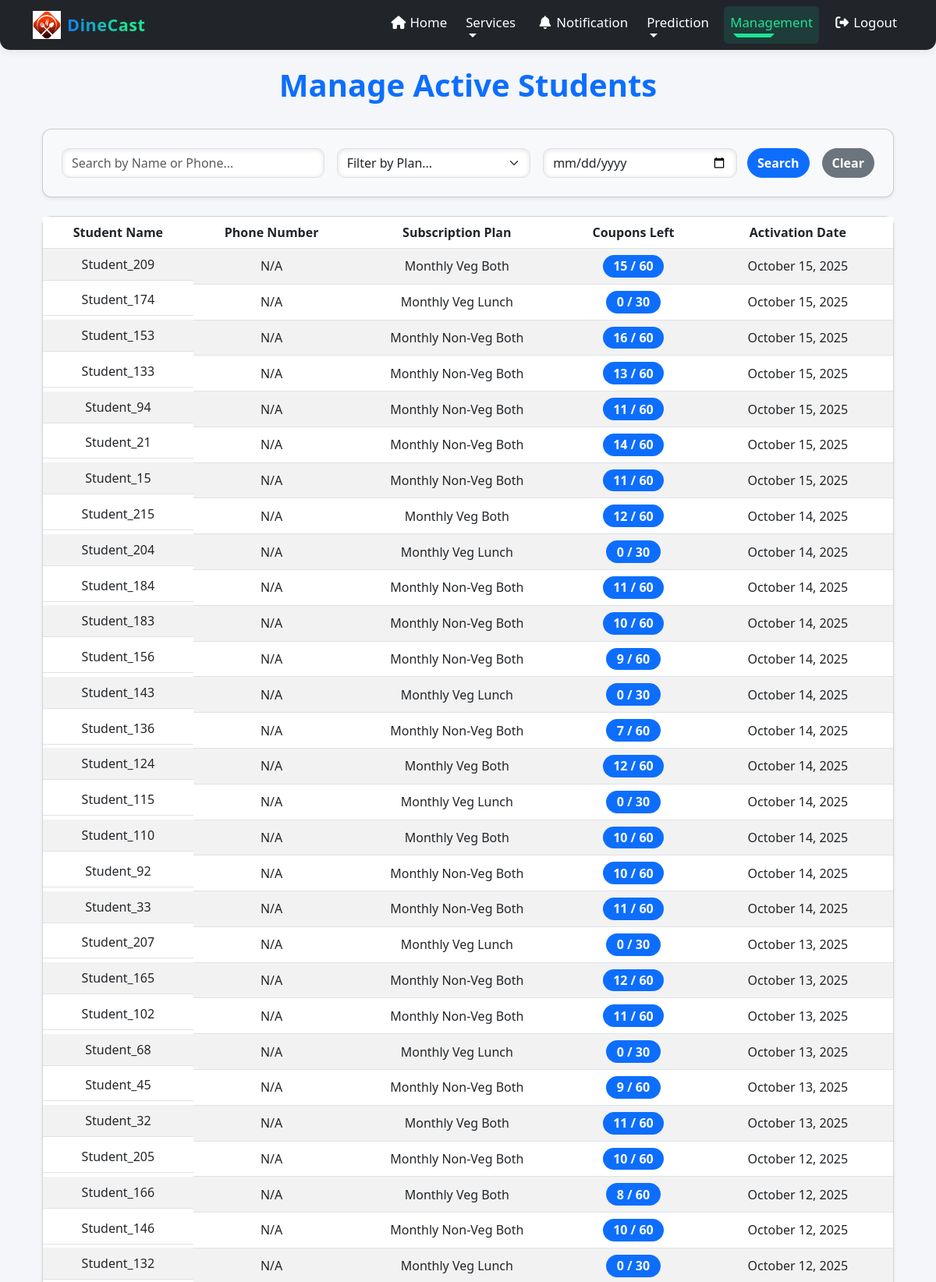
Screenshot of /provider/manage-students/ (signed in, upper part) with the database file from the repository.
### student/models.py (models this page shows, shortened)
class ActiveSubscription(models.Model):
    student_profile = models.ForeignKey(StudentProfile, on_delete=models.CASCADE, related_name="active_subscriptions")
    student = models.ForeignKey(
        settings.AUTH_USER_MODEL,
        on_delete=models.CASCADE,
        limit_choices_to={'role': 'STUDENT'},
        related_name="active_subscriptions",
        null=True, # To allow for data migration
    )
    mess_plan = models.ForeignKey(MessPlan, on_delete=models.CASCADE, related_name="active_subscriptions")
    provider= models.ForeignKey(
        settings.AUTH_USER_MODEL,
        on_delete=models.CASCADE,
        limit_choices_to={'role': 'PROVIDER'},
        null=True, # To allow for data migration
        related_name="student_subscriptions"
    )
    activation_date = models.DateTimeField(default=timezone.now)
    remaining_coupons = models.PositiveIntegerField()
    total_coupons = models.PositiveIntegerField()
    is_active = models.BooleanField(default=True) # To easily deactivate subscriptions

### accounts/models.py (models this page shows, shortened)
class User(AbstractUser):
    class Role(models.TextChoices):
        STUDENT = "STUDENT", _("Student")
        PROVIDER = "PROVIDER", _("Mess Provider")
    role = models.CharField(
        max_length=20,
        choices=Role.choices,
        default=Role.STUDENT
    )
    phone = models.CharField(max_length=15, unique=True, null=True, blank=True)
    email = models.EmailField(unique=True, null=True, blank=True)
    unique_id = models.CharField(max_length=20, unique=True, editable=False, null=True, blank=True)
    is_email_verified = models.BooleanField(default=False)

### provider/models.py (models this page shows, shortened)
class MessPlan(models.Model):
    class PlanType(models.TextChoices):
        MONTHLY = "MONTHLY", "Monthly"
        YEARLY = "YEARLY", "Yearly"
        ONE_TIME = "ONE_TIME", "One-Time"
    class MealType(models.TextChoices):
        LUNCH = "LUNCH", "Lunch"
        DINNER = "DINNER", "Dinner"
        BOTH = "BOTH", "Lunch & Dinner"
    class ServiceType(models.TextChoices):
        DINING = "DINING", "Dining"
        TIFFIN = "TIFFIN", "Tiffin"
        BOTH = "BOTH", "Both"
    class MessType(models.TextChoices):
        VEG = "VEG", "Veg"
        NON_VEG = "NON-VEG", "Non-Veg"
        BOTH = "BOTH", "Both"
    provider = models.ForeignKey(
        settings.AUTH_USER_MODEL,
        on_delete=models.CASCADE,
        limit_choices_to={'role': 'PROVIDER'},
        related_name="mess_plans"
    )
    plan_name = models.CharField(max_length=100)
    plan_type = models.CharField(max_length=20, choices=PlanType.choices)
    meal_type = models.CharField(max_length=20, choices=MealType.choices)
    service_type = models.CharField(max_length=20, choices=ServiceType.choices)
    mess_type = models.CharField(max_length=20, choices=MessType.choices)
    coupons = models.PositiveIntegerField(help_text="Number of meals included")
    price = models.DecimalField(max_digits=8, decimal_places=2)
    description = models.TextField(blank=True)
    plan_image = models.ImageField(upload_to=plan_image_path, null=True, blank=True, default="providers/default_plan.jpg")
    created_at = models.DateTimeField(auto_now_add=True)
    updated_at = models.DateTimeField(auto_now=True)
    is_public = models.BooleanField(default=True, help_text="Check this to make the plan visible to customers.",null=True,blank=True)

### provider/decorators.py (the view)
    def wrap(request, *args, **kwargs):
        if request.user.role == 'PROVIDER':
            return function(request, *args, **kwargs)
        else:
            messages.error(request, "Access Denied: This page is for providers only.")
            return redirect('home')  # Or your main landing page URL name

### provider/templates/provider/manage_students.html (shortened to what this page needs)
{% extends 'basep.html' %}
{% block content %}
<div class="container">
  <h1>Manage Active Students</h1>
  <div class="card bg-light mb-4 shadow-sm p-4">
    <form method="GET" action="{% url 'manage_students' %}" class="row g-3 align-items-center">
      <div class="col-md-4 col-sm-12">
        <input
          type="text"
          class="form-control"
          id="name_phone"
          name="name_phone"
          placeholder="Search by Name or Phone..."
          value="{{ request.GET.name_phone }}"
          aria-label="Search by Name or Phone"
        />
      </div>
      <div class="col-md-3 col-sm-6">
        <select class="form-select" id="plan" name="plan" aria-label="Filter by Plan">
          <option value="">Filter by Plan...</option>
        </select>
      </div>
      <div class="col-md-3 col-sm-6">
        <input
          type="date"
          class="form-control"
          id="activation_date"
          name="activation_date"
          value="{{ request.GET.activation_date }}"
          aria-label="Filter by Activation Date"
        />
      </div>
      <div class="col-md-2 col-sm-12 d-grid gap-2 d-md-flex justify-content-md-end">
        <button type="submit" class="btn btn-primary me-md-2">Search</button>
        <a href="{% url 'manage_students' %}" class="btn btn-secondary">Clear</a>
      </div>
    </form>
  </div>
  <div class="card shadow-sm" style="margin-bottom: 1rem;">
    <div class="card-body p-0">
      <div class="table-responsive">
        <table class="table table-striped table-hover align-middle mb-0 text-center">
          <thead>
            <tr>
              <th>Student Name</th>
              <th>Phone Number</th>
              <th>Subscription Plan</th>
              <th>Coupons Left</th>
              <th>Activation Date</th>
            </tr>
          </thead>
          <tbody>
            {% for sub in active_subscriptions %}
            <tr onclick="window.location='/provider/students/{{ sub.student.id }}';" role="button" tabindex="0" style="user-select: none;">
              <td class="d-flex align-items-center justify-content-center gap-2">
                {{ sub.student.get_full_name|default:sub.student.username }}
              </td>
              <td>{{ sub.student.phone|default:"N/A" }}</td>
              <td>{{ sub.mess_plan.plan_name }}</td>
              <td>
                <span class="badge bg-primary rounded-pill fs-6">
                  {{ sub.remaining_coupons }} / {{ sub.total_coupons }}
                </span>
              </td>
              <td>{{ sub.activation_date|date:"F d, Y" }}</td>
            </tr>
            {% empty %}
            <tr>
              <td colspan="5" class="text-center py-5 text-muted fst-italic">
                No students found matching your search criteria.
              </td>
            </tr>
            {% endfor %}
          </tbody>
        </table>
      </div>
    </div>
  </div>
</div>
{% endblock %}

### provider/templates/basep.html (style rules this page uses)
html, body { min-height: 100%; }
body { background-color: #f4f6f9; margin: 0; padding: 0; }

### provider/templates/provider/manage_students.html (style rules this page uses)
h1 { font-weight: 700; color: #0d6efd; margin-bottom: 2rem; text-align: center; }
.card { border-radius: 12px; box-shadow: 0 6px 28px rgba(0,0,0,0.08); }
.form-control, .form-select { border-radius: 10px; box-shadow: inset 0 1px 6px rgba(0,0,0,0.12); transition: border-color 0.3s ease, box-shadow 0.3s ease; }
.btn-primary, .btn-secondary { border-radius: 30px; font-weight: 600; }
.table { border-radius: 12px; box-shadow: 0 8px 30px rgba(0,0,0,0.12); background: white; }
thead th { background-color: #0d6efd; color: white; font-weight: 700; vertical-align: middle !important; text-align: center; }
tbody td { vertical-align: middle !important; }
tbody tr { cursor: pointer; transition: background-color 0.3s ease; }
.badge { font-size: 0.95rem; font-weight: 600; padding: 0.4em 0.85em; border-radius: 12px; }

### rows the page displays
ActiveSubscription: student.get_full_name "Student_209", student.phone "N/A", mess_plan.plan_name "Monthly Veg Both", remaining_coupons "15", total_coupons "60", activation_date "October 15, 2025"
ActiveSubscription: student.get_full_name "Student_174", student.phone "N/A", mess_plan.plan_name "Monthly Veg Lunch", remaining_coupons "0", total_coupons "30", activation_date "October 15, 2025"
ActiveSubscription: student.get_full_name "Student_153", student.phone "N/A", mess_plan.plan_name "Monthly Non-Veg Both", remaining_coupons "16", total_coupons "60", activation_date "October 15, 2025"
ActiveSubscription: student.get_full_name "Student_133", student.phone "N/A", mess_plan.plan_name "Monthly Non-Veg Both", remaining_coupons "13", total_coupons "60", activation_date "October 15, 2025"
ActiveSubscription: student.get_full_name "Student_94", student.phone "N/A", mess_plan.plan_name "Monthly Non-Veg Both", remaining_coupons "11", total_coupons "60", activation_date "October 15, 2025"
ActiveSubscription: student.get_full_name "Student_21", student.phone "N/A", mess_plan.plan_name "Monthly Non-Veg Both", remaining_coupons "14", total_coupons "60", activation_date "October 15, 2025"
ActiveSubscription: student.get_full_name "Student_15", student.phone "N/A", mess_plan.plan_name "Monthly Non-Veg Both", remaining_coupons "11", total_coupons "60", activation_date "October 15, 2025"
ActiveSubscription: student.get_full_name "Student_215", student.phone "N/A", mess_plan.plan_name "Monthly Veg Both", remaining_coupons "12", total_coupons "60", activation_date "October 14, 2025"
ActiveSubscription: student.get_full_name "Student_204", student.phone "N/A", mess_plan.plan_name "Monthly Veg Lunch", remaining_coupons "0", total_coupons "30", activation_date "October 14, 2025"
ActiveSubscription: student.get_full_name "Student_184", student.phone "N/A", mess_plan.plan_name "Monthly Non-Veg Both", remaining_coupons "11", total_coupons "60", activation_date "October 14, 2025"
ActiveSubscription: student.get_full_name "Student_183", student.phone "N/A", mess_plan.plan_name "Monthly Non-Veg Both", remaining_coupons "10", total_coupons "60", activation_date "October 14, 2025"
ActiveSubscription: student.get_full_name "Student_156", student.phone "N/A", mess_plan.plan_name "Monthly Non-Veg Both", remaining_coupons "9", total_coupons "60", activation_date "October 14, 2025"
ActiveSubscription: student.get_full_name "Student_143", student.phone "N/A", mess_plan.plan_name "Monthly Veg Lunch", remaining_coupons "0", total_coupons "30", activation_date "October 14, 2025"
ActiveSubscription: student.get_full_name "Student_136", student.phone "N/A", mess_plan.plan_name "Monthly Non-Veg Both", remaining_coupons "7", total_coupons "60", activation_date "October 14, 2025"
ActiveSubscription: student.get_full_name "Student_124", student.phone "N/A", mess_plan.plan_name "Monthly Veg Both", remaining_coupons "12", total_coupons "60", activation_date "October 14, 2025"
ActiveSubscription: student.get_full_name "Student_115", student.phone "N/A", mess_plan.plan_name "Monthly Veg Lunch", remaining_coupons "0", total_coupons "30", activation_date "October 14, 2025"
ActiveSubscription: student.get_full_name "Student_110", student.phone "N/A", mess_plan.plan_name "Monthly Veg Both", remaining_coupons "10", total_coupons "60", activation_date "October 14, 2025"
ActiveSubscription: student.get_full_name "Student_92", student.phone "N/A", mess_plan.plan_name "Monthly Non-Veg Both", remaining_coupons "10", total_coupons "60", activation_date "October 14, 2025"
ActiveSubscription: student.get_full_name "Student_33", student.phone "N/A", mess_plan.plan_name "Monthly Non-Veg Both", remaining_coupons "11", total_coupons "60", activation_date "October 14, 2025"
ActiveSubscription: student.get_full_name "Student_207", student.phone "N/A", mess_plan.plan_name "Monthly Veg Lunch", remaining_coupons "0", total_coupons "30", activation_date "October 13, 2025"
ActiveSubscription: student.get_full_name "Student_165", student.phone "N/A", mess_plan.plan_name "Monthly Non-Veg Both", remaining_coupons "12", total_coupons "60", activation_date "October 13, 2025"
ActiveSubscription: student.get_full_name "Student_102", student.phone "N/A", mess_plan.plan_name "Monthly Non-Veg Both", remaining_coupons "11", total_coupons "60", activation_date "October 13, 2025"
ActiveSubscription: student.get_full_name "Student_68", student.phone "N/A", mess_plan.plan_name "Monthly Veg Lunch", remaining_coupons "0", total_coupons "30", activation_date "October 13, 2025"
ActiveSubscription: student.get_full_name "Student_45", student.phone "N/A", mess_plan.plan_name "Monthly Non-Veg Both", remaining_coupons "9", total_coupons "60", activation_date "October 13, 2025"
ActiveSubscription: student.get_full_name "Student_32", student.phone "N/A", mess_plan.plan_name "Monthly Veg Both", remaining_coupons "11", total_coupons "60", activation_date "October 13, 2025"
ActiveSubscription: student.get_full_name "Student_205", student.phone "N/A", mess_plan.plan_name "Monthly Non-Veg Both", remaining_coupons "10", total_coupons "60", activation_date "October 12, 2025"
ActiveSubscription: student.get_full_name "Student_166", student.phone "N/A", mess_plan.plan_name "Monthly Veg Both", remaining_coupons "8", total_coupons "60", activation_date "October 12, 2025"
ActiveSubscription: student.get_full_name "Student_146", student.phone "N/A", mess_plan.plan_name "Monthly Non-Veg Both", remaining_coupons "10", total_coupons "60", activation_date "October 12, 2025"
ActiveSubscription: student.get_full_name "Student_132", student.phone "N/A", mess_plan.plan_name "Monthly Veg Lunch", remaining_coupons "0", total_coupons "30", activation_date "October 12, 2025"
